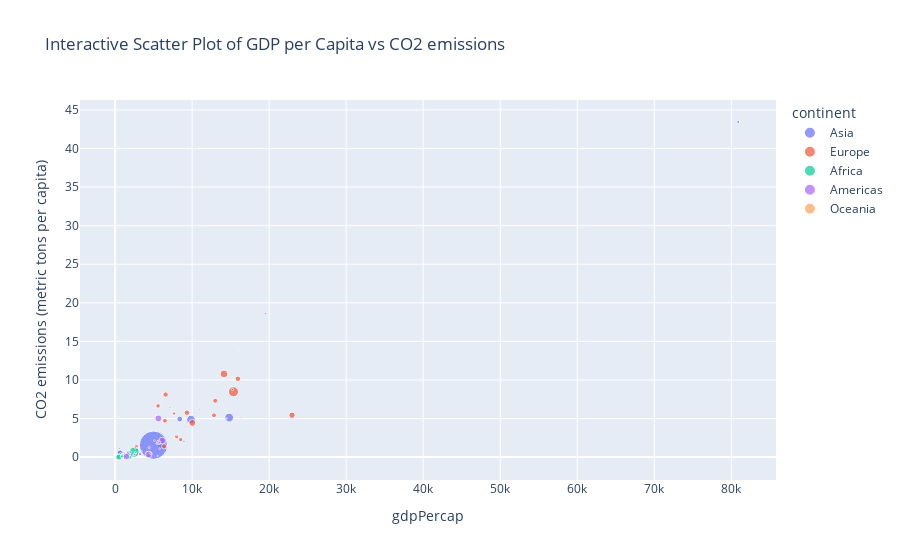

Write notebook code for a chart like this one.
### Markdown cell above
#### 5. Using plotly or bokeh, create an interactive scatter plot comparing 'CO2 emissions (metric tons per capita)' and gdpPercap, where the point size is determined by pop (population) and the color is determined by the continent.

### Code cell
df3 = df[['Year', 'CO2 emissions (metric tons per capita)', 'gdpPercap', 'continent', 'Population density (people per sq. km of land area)']]
fil_df3 = df3.loc[df3['Year'] == 1967].dropna()

fig = px.scatter(fil_df3, x='gdpPercap', y='CO2 emissions (metric tons per capita)', title='Interactive Scatter Plot of GDP per Capita vs CO2 emissions', color='continent', size='Population density (people per sq. km of land area)')

fig.show()

### Figure 1 — Plotly figure (JSON) as saved in the notebook; plotly's stock layout.template omitted (floating-point values rounded to 4 significant figures)
{"data": [{"hovertemplate": "continent=Asia<br>gdpPercap=%{x}<br>CO2 emissions (metric tons per capita)=%{y}<br>Population density (people per sq. km of land area)=%{marker.size}<extra></extra>", "legendgroup": "Asia", "marker": {"color": "#636efa", "size": [15.88, 284.4, 37.93, 80.37, 174.6, 58.46, 20.46, 126.8, 274.7, 14.96, 32.87, 212.6, 0.7552, 38.59, 79.07, 2.133, 69.52, 110.1, 2.417, 2952.0, 186.6, 66.12, 122.8], "sizemode": "area", "sizeref": 7.379, "symbol": "circle"}, "mode": "markers", "name": "Asia", "orientation": "v", "showlegend": true, "type": "scatter", "x": [836.2, 14800.0, 523.4, 612.7, 700.8, 762.4, 8931.0, 8394.0, 9848.0, 2742.0, 80890.0, 6007.0, 1226.0, 349, 676.4, 4721.0, 942.4, 1814.0, 16900.0, 4977.0, 1136.0, 1295.0, 637.1], "xaxis": "x", "y": [0.1238, 5.121, 0.06244, 0.5742, 0.3318, 0.2319, 2.056, 4.933, 4.864, 1.072, 43.43, 1.642, 1.835, 0.1435, 0.01881, 0.2055, 0.4025, 0.5554, 4.909, 1.546, 0.2519, 0.3602, 0.5749], "yaxis": "y"}, {"hovertemplate": "continent=Europe<br>gdpPercap=%{x}<br>CO2 emissions (metric tons per capita)=%{y}<br>Population density (people per sq. km of land area)=%{marker.size}<extra></extra>", "legendgroup": "Europe", "marker": {"color": "#EF553B", "size": [71.74, 89.33, 75.12, 114.1, 15.12, 92.99, 67.37, 113.5, 1.983, 42.13, 179.9, 373.2, 10.36, 104.4, 96.99, 84.81, 65.39, 19.17, 151.6, 42.16, 227.1], "sizemode": "area", "sizeref": 7.379, "symbol": "circle"}, "mode": "markers", "name": "Europe", "orientation": "v", "showlegend": true, "type": "scatter", "x": [2760.0, 12830.0, 5577.0, 15940.0, 10920.0, 13000.0, 8513.0, 9327.0, 13320.0, 7656.0, 10020.0, 15360.0, 16360.0, 6557.0, 6362.0, 6471.0, 7994.0, 15260.0, 22970.0, 2826.0, 14140.0], "xaxis": "x", "y": [1.364, 5.418, 6.638, 10.15, 6.213, 7.306, 2.249, 5.758, 7.269, 5.655, 4.431, 8.476, 5.107, 8.106, 1.398, 4.716, 2.647, 8.77, 5.435, 1.033, 10.78], "yaxis": "y"}, {"hovertemplate": "continent=Africa<br>gdpPercap=%{x}<br>CO2 emissions (metric tons per capita)=%{y}<br>Population density (people per sq. km of land area)=%{marker.size}<extra></extra>", "legendgroup": "Africa", "marker": {"color": "#00cc96", "size": [5.607, 4.783, 24.24, 19.53, 126.0, 13.29, 2.759, 2.727, 115.0, 14.44, 5.669, 10.07, 23.87, 2.149, 35.41, 16.37, 23.96, 17.84, 13.65, 1.058, 10.44, 45.21, 4.676, 1.021, 386.2, 33.56, 11.02, 3.272, 57.61, 138.6, 70.7, 20.06, 33.25, 5.144, 17.18, 5.348, 23.92, 14.01, 34.11, 30.49, 42.94, 5.102, 12.2], "sizemode": "area", "sizeref": 7.379, "symbol": "circle"}, "mode": "markers", "name": "Africa", "orientation": "v", "showlegend": true, "type": "scatter", "x": [3247.0, 5523.0, 1036.0, 794.8, 413.0, 1508.0, 1136.0, 1197.0, 1876.0, 2052.0, 3020.0, 915.6, 516.1, 8359.0, 1126.0, 708.8, 715.6, 1057.0, 713.6, 18770.0, 1634.0, 495.5, 545.0, 1421.0, 2475.0, 1711.0, 566.7, 1054.0, 1015.0, 511.0, 1385.0, 1612.0, 1206.0, 1285.0, 7114.0, 1688.0, 2613.0, 848.2, 1478.0, 1932.0, 908.9, 1777.0, 569.8], "xaxis": "x", "y": [0.6321, 0.1667, 0.05232, 0.01922, 0.01474, 0.07298, 0.05334, 0.03415, 0.08566, 0.3243, 0.6698, 0.09088, 0.04088, 1.827, 0.1857, 0.1805, 0.07074, 0.2661, 0.4657, 9.941, 0.1389, 0.08604, 0.0392, 0.1882, 0.6362, 0.3616, 0.2162, 0.03185, 0.2447, 0.0118, 0.1621, 0.1813, 0.1054, 0.07045, 6.466, 0.2508, 0.5525, 0.1419, 0.1067, 0.6389, 0.09445, 1.264, 1.123], "yaxis": "y"}, {"hovertemplate": "continent=Americas<br>gdpPercap=%{x}<br>CO2 emissions (metric tons per capita)=%{y}<br>Population density (people per sq. km of land area)=%{marker.size}<extra></extra>", "legendgroup": "Americas", "marker": {"color": "#ab63fa", "size": [8.38, 3.911, 10.63, 2.245, 12.1, 18.31, 33.19, 76.94, 85.39, 20.11, 162.3, 46.59, 161.3, 22.22, 166.9, 24.4, 18.2, 18.75, 5.763, 9.595, 180.5, 21.7, 15.71], "sizemode": "area", "sizeref": 7.379, "symbol": "circle"}, "mode": "markers", "name": "Americas", "orientation": "v", "showlegend": true, "type": "scatter", "x": [8053.0, 2587.0, 3430.0, 16080.0, 5107.0, 2679.0, 4162.0, 5690.0, 1654.0, 4579.0, 4359.0, 3243.0, 1452.0, 2538.0, 6125.0, 5755.0, 4643.0, 4421.0, 2299.0, 5788.0, 5621.0, 19530.0, 5445.0], "xaxis": "x", "y": [2.858, 0.4466, 0.745, 13.81, 2.141, 1.217, 0.5171, 1.906, 0.3805, 0.4658, 0.3425, 0.3973, 0.05857, 0.3525, 2.145, 1.9, 0.494, 1.218, 0.213, 1.112, 5.01, 18.6, 1.776], "yaxis": "y"}, {"hovertemplate": "continent=Oceania<br>gdpPercap=%{x}<br>CO2 emissions (metric tons per capita)=%{y}<br>Population density (people per sq. km of land area)=%{marker.size}<extra></extra>", "legendgroup": "Oceania", "marker": {"color": "#FFA15A", "size": [1.536, 10.35], "sizemode": "area", "sizeref": 7.379, "symbol": "circle"}, "mode": "markers", "name": "Oceania", "orientation": "v", "showlegend": true, "type": "scatter", "x": [14530.0, 14460.0], "xaxis": "x", "y": [10.96, 5.008], "yaxis": "y"}], "layout": {"legend": {"itemsizing": "constant", "title": {"text": "continent"}, "tracegroupgap": 0}, "title": {"text": "Interactive Scatter Plot of GDP per Capita vs CO2 emissions"}, "xaxis": {"anchor": "y", "domain": [0, 1], "title": {"text": "gdpPercap"}}, "yaxis": {"anchor": "x", "domain": [0, 1], "title": {"text": "CO2 emissions (metric tons per capita)"}}}}
